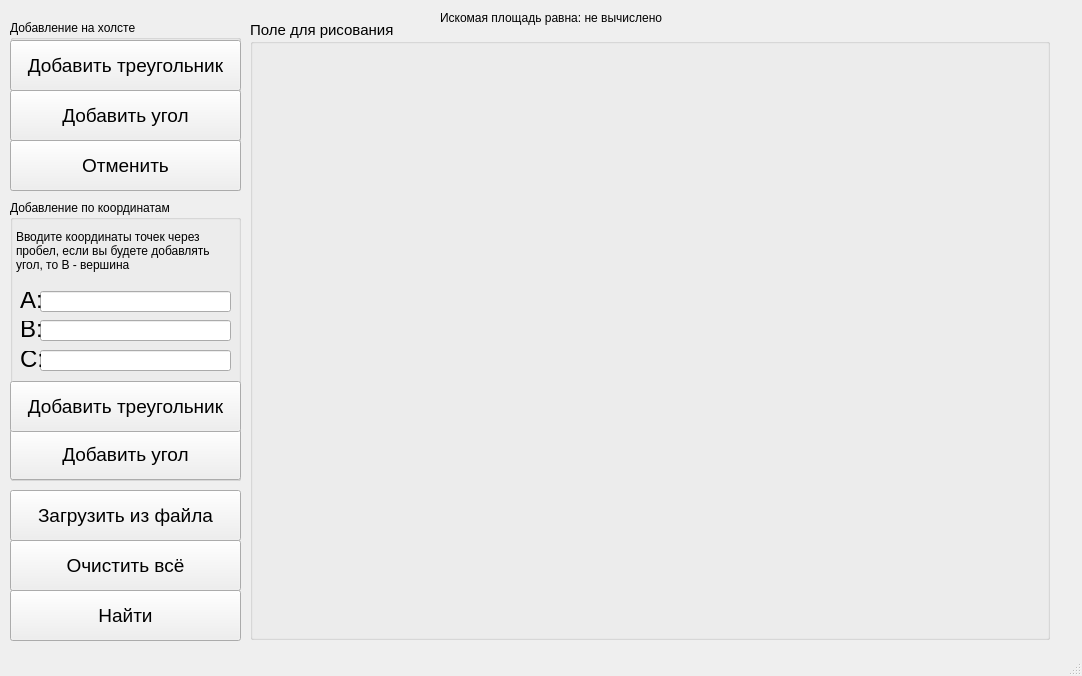
<?xml version="1.0" encoding="UTF-8"?>
<ui version="4.0">
 <class>MainWindow</class>
 <widget class="QMainWindow" name="MainWindow">
  <property name="geometry">
   <rect>
    <x>0</x>
    <y>0</y>
    <width>1082</width>
    <height>676</height>
   </rect>
  </property>
  <property name="windowTitle">
   <string>Максимальная площадь</string>
  </property>
  <widget class="QWidget" name="centralwidget">
   <widget class="QPushButton" name="solveBtn">
    <property name="geometry">
     <rect>
      <x>10</x>
      <y>590</y>
      <width>231</width>
      <height>51</height>
     </rect>
    </property>
    <property name="font">
     <font>
      <pointsize>14</pointsize>
     </font>
    </property>
    <property name="text">
     <string>Найти</string>
    </property>
   </widget>
   <widget class="QGroupBox" name="groupBox">
    <property name="geometry">
     <rect>
      <x>250</x>
      <y>20</y>
      <width>800</width>
      <height>620</height>
     </rect>
    </property>
    <property name="font">
     <font>
      <pointsize>11</pointsize>
     </font>
    </property>
    <property name="title">
     <string>Поле для рисования</string>
    </property>
   </widget>
   <widget class="QPushButton" name="clearBtn">
    <property name="geometry">
     <rect>
      <x>10</x>
      <y>540</y>
      <width>231</width>
      <height>51</height>
     </rect>
    </property>
    <property name="font">
     <font>
      <pointsize>14</pointsize>
     </font>
    </property>
    <property name="text">
     <string>Очистить всё</string>
    </property>
   </widget>
   <widget class="QGroupBox" name="groupBox_2">
    <property name="geometry">
     <rect>
      <x>10</x>
      <y>20</y>
      <width>231</width>
      <height>171</height>
     </rect>
    </property>
    <property name="title">
     <string>Добавление на холсте</string>
    </property>
    <widget class="QPushButton" name="cancelBtn">
     <property name="geometry">
      <rect>
       <x>0</x>
       <y>120</y>
       <width>231</width>
       <height>51</height>
      </rect>
     </property>
     <property name="font">
      <font>
       <pointsize>14</pointsize>
      </font>
     </property>
     <property name="text">
      <string>Отменить</string>
     </property>
    </widget>
    <widget class="QPushButton" name="addAngleBtn">
     <property name="geometry">
      <rect>
       <x>0</x>
       <y>70</y>
       <width>231</width>
       <height>51</height>
      </rect>
     </property>
     <property name="font">
      <font>
       <pointsize>14</pointsize>
      </font>
     </property>
     <property name="text">
      <string>Добавить угол</string>
     </property>
    </widget>
    <widget class="QPushButton" name="addTriangleBtn">
     <property name="geometry">
      <rect>
       <x>0</x>
       <y>20</y>
       <width>231</width>
       <height>51</height>
      </rect>
     </property>
     <property name="font">
      <font>
       <pointsize>14</pointsize>
      </font>
     </property>
     <property name="text">
      <string>Добавить треугольник</string>
     </property>
    </widget>
   </widget>
   <widget class="QGroupBox" name="groupBox_3">
    <property name="geometry">
     <rect>
      <x>10</x>
      <y>200</y>
      <width>231</width>
      <height>281</height>
     </rect>
    </property>
    <property name="title">
     <string>Добавление по координатам</string>
    </property>
    <widget class="QLineEdit" name="coordALE">
     <property name="geometry">
      <rect>
       <x>30</x>
       <y>91</y>
       <width>191</width>
       <height>21</height>
      </rect>
     </property>
    </widget>
    <widget class="QLabel" name="label">
     <property name="geometry">
      <rect>
       <x>10</x>
       <y>92</y>
       <width>21</width>
       <height>16</height>
      </rect>
     </property>
     <property name="font">
      <font>
       <pointsize>18</pointsize>
      </font>
     </property>
     <property name="text">
      <string>A:</string>
     </property>
    </widget>
    <widget class="QLabel" name="label_2">
     <property name="geometry">
      <rect>
       <x>6</x>
       <y>20</y>
       <width>221</width>
       <height>61</height>
      </rect>
     </property>
     <property name="text">
      <string>Вводите координаты точек через
пробел, если вы будете добавлять
угол, то B - вершина</string>
     </property>
    </widget>
    <widget class="QLineEdit" name="coordBLE">
     <property name="geometry">
      <rect>
       <x>30</x>
       <y>120</y>
       <width>191</width>
       <height>21</height>
      </rect>
     </property>
    </widget>
    <widget class="QLabel" name="label_3">
     <property name="geometry">
      <rect>
       <x>10</x>
       <y>121</y>
       <width>21</width>
       <height>16</height>
      </rect>
     </property>
     <property name="font">
      <font>
       <pointsize>18</pointsize>
      </font>
     </property>
     <property name="text">
      <string>B:</string>
     </property>
    </widget>
    <widget class="QLineEdit" name="coordCLE">
     <property name="geometry">
      <rect>
       <x>30</x>
       <y>150</y>
       <width>191</width>
       <height>21</height>
      </rect>
     </property>
    </widget>
    <widget class="QLabel" name="label_4">
     <property name="geometry">
      <rect>
       <x>10</x>
       <y>151</y>
       <width>21</width>
       <height>16</height>
      </rect>
     </property>
     <property name="font">
      <font>
       <pointsize>18</pointsize>
      </font>
     </property>
     <property name="text">
      <string>C:</string>
     </property>
    </widget>
    <widget class="QPushButton" name="addAngleByCoordBtn">
     <property name="geometry">
      <rect>
       <x>0</x>
       <y>229</y>
       <width>231</width>
       <height>51</height>
      </rect>
     </property>
     <property name="font">
      <font>
       <pointsize>14</pointsize>
      </font>
     </property>
     <property name="text">
      <string>Добавить угол</string>
     </property>
    </widget>
    <widget class="QPushButton" name="addTriangleByCoordBtn">
     <property name="geometry">
      <rect>
       <x>0</x>
       <y>181</y>
       <width>231</width>
       <height>51</height>
      </rect>
     </property>
     <property name="font">
      <font>
       <pointsize>14</pointsize>
      </font>
     </property>
     <property name="text">
      <string>Добавить треугольник</string>
     </property>
    </widget>
   </widget>
   <widget class="QPushButton" name="loadBtn">
    <property name="geometry">
     <rect>
      <x>10</x>
      <y>490</y>
      <width>231</width>
      <height>51</height>
     </rect>
    </property>
    <property name="font">
     <font>
      <pointsize>14</pointsize>
     </font>
    </property>
    <property name="text">
     <string>Загрузить из файла</string>
    </property>
   </widget>
   <widget class="QLabel" name="ansLBL">
    <property name="geometry">
     <rect>
      <x>440</x>
      <y>10</y>
      <width>401</width>
      <height>16</height>
     </rect>
    </property>
    <property name="text">
     <string>Искомая площадь равна: не вычислено</string>
    </property>
   </widget>
  </widget>
  <widget class="QMenuBar" name="menubar">
   <property name="geometry">
    <rect>
     <x>0</x>
     <y>0</y>
     <width>1082</width>
     <height>22</height>
    </rect>
   </property>
  </widget>
  <widget class="QStatusBar" name="statusbar"/>
 </widget>
 <resources/>
 <connections/>
</ui>
